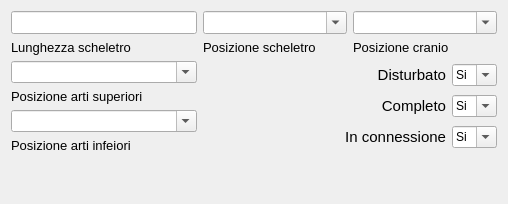
       <widget class="QWidget" name="tab_2">
        <attribute name="title">
         <string>Resti osteologici</string>
        </attribute>
        <layout class="QGridLayout" name="gridLayout_15">
         <item row="0" column="0">
          <widget class="QLineEdit" name="lineEdit_lunghezza_scheletro">
           <property name="minimumSize">
            <size>
             <width>0</width>
             <height>22</height>
            </size>
           </property>
           <property name="font">
            <font>
             <pointsize>10</pointsize>
            </font>
           </property>
          </widget>
         </item>
         <item row="0" column="1">
          <widget class="QComboBox" name="comboBox_posizione_scheletro">
           <property name="font">
            <font>
             <pointsize>10</pointsize>
             <weight>75</weight>
             <bold>true</bold>
            </font>
           </property>
           <property name="editable">
            <bool>true</bool>
           </property>
           <item>
            <property name="text">
             <string/>
            </property>
           </item>
           <item>
            <property name="text">
             <string>Non determinabile</string>
            </property>
           </item>
           <item>
            <property name="text">
             <string>Supino</string>
            </property>
           </item>
           <item>
            <property name="text">
             <string>Prono</string>
            </property>
           </item>
           <item>
            <property name="text">
             <string>Posizione fetale</string>
            </property>
           </item>
           <item>
            <property name="text">
             <string>Su lato dx</string>
            </property>
           </item>
           <item>
            <property name="text">
             <string>Su lato sx</string>
            </property>
           </item>
          </widget>
         </item>
         <item row="0" column="2">
          <widget class="QComboBox" name="comboBox_posizione_cranio">
           <property name="font">
            <font>
             <pointsize>10</pointsize>
             <weight>75</weight>
             <bold>true</bold>
            </font>
           </property>
           <property name="editable">
            <bool>true</bool>
           </property>
           <item>
            <property name="text">
             <string/>
            </property>
           </item>
           <item>
            <property name="text">
             <string>Non determinabile</string>
            </property>
           </item>
           <item>
            <property name="text">
             <string>Nord</string>
            </property>
           </item>
           <item>
            <property name="text">
             <string>Est</string>
            </property>
           </item>
           <item>
            <property name="text">
             <string>Ovest</string>
            </property>
           </item>
           <item>
            <property name="text">
             <string>Sud</string>
            </property>
           </item>
           <item>
            <property name="text">
             <string>Nord-Est</string>
            </property>
           </item>
           <item>
            <property name="text">
             <string>Nord-Ovest</string>
            </property>
           </item>
           <item>
            <property name="text">
             <string>Sud-Est</string>
            </property>
           </item>
           <item>
            <property name="text">
             <string>Sud-Ovest</string>
            </property>
           </item>
          </widget>
         </item>
         <item row="1" column="0">
          <widget class="QLabel" name="label_33">
           <property name="font">
            <font>
             <pointsize>10</pointsize>
            </font>
           </property>
           <property name="text">
            <string>Lunghezza scheletro</string>
           </property>
          </widget>
         </item>
         <item row="1" column="1">
          <widget class="QLabel" name="label_37">
           <property name="font">
            <font>
             <pointsize>10</pointsize>
            </font>
           </property>
           <property name="text">
            <string>Posizione scheletro</string>
           </property>
          </widget>
         </item>
         <item row="1" column="2">
          <widget class="QLabel" name="label_86">
           <property name="font">
            <font>
             <pointsize>10</pointsize>
            </font>
           </property>
           <property name="text">
            <string>Posizione cranio</string>
           </property>
          </widget>
         </item>
         <item row="2" column="0">
          <widget class="QComboBox" name="comboBox_arti_superiori">
           <property name="editable">
            <bool>true</bool>
           </property>
           <item>
            <property name="text">
             <string/>
            </property>
           </item>
           <item>
            <property name="text">
             <string>Non determinabile</string>
            </property>
           </item>
           <item>
            <property name="text">
             <string>Braccia lungo il corpo</string>
            </property>
           </item>
           <item>
            <property name="text">
             <string>Braccia Incrociate sul petto</string>
            </property>
           </item>
           <item>
            <property name="text">
             <string>Braccia Incrociate sul bacino</string>
            </property>
           </item>
           <item>
            <property name="text">
             <string>Mani congiunte sul petto</string>
            </property>
           </item>
           <item>
            <property name="text">
             <string>Mani congiunte sul bacino  </string>
            </property>
           </item>
          </widget>
         </item>
         <item row="3" column="0">
          <widget class="QLabel" name="label_5">
           <property name="font">
            <font>
             <pointsize>10</pointsize>
            </font>
           </property>
           <property name="text">
            <string>Posizione arti superiori</string>
           </property>
          </widget>
         </item>
         <item row="4" column="0">
          <widget class="QComboBox" name="comboBox_arti_inferiori">
           <property name="editable">
            <bool>true</bool>
           </property>
           <item>
            <property name="text">
             <string/>
            </property>
           </item>
           <item>
            <property name="text">
             <string>Distesi</string>
            </property>
           </item>
           <item>
            <property name="text">
             <string>Incrociati</string>
            </property>
           </item>
           <item>
            <property name="text">
             <string>Asimmetrici</string>
            </property>
           </item>
           <item>
            <property name="text">
             <string>Non determinabile</string>
            </property>
           </item>
          </widget>
         </item>
         <item row="5" column="0">
          <widget class="QLabel" name="label_10">
           <property name="font">
            <font>
             <pointsize>10</pointsize>
            </font>
           </property>
           <property name="text">
            <string>Posizione arti infeiori</string>
           </property>
          </widget>
         </item>
         <item row="6" column="1">
          <spacer name="verticalSpacer">
           <property name="orientation">
            <enum>Qt::Vertical</enum>
           </property>
           <property name="sizeHint" stdset="0">
            <size>
             <width>20</width>
             <height>40</height>
            </size>
           </property>
          </spacer>
         </item>
         <item row="2" column="1" rowspan="4" colspan="2">
          <layout class="QGridLayout" name="gridLayout_12">
           <item row="0" column="0">
            <widget class="QLabel" name="label_11">
             <property name="font">
              <font>
               <pointsize>11</pointsize>
              </font>
             </property>
             <property name="text">
              <string>Disturbato</string>
             </property>
             <property name="alignment">
              <set>Qt::AlignRight|Qt::AlignTrailing|Qt::AlignVCenter</set>
             </property>
            </widget>
           </item>
           <item row="0" column="1">
            <widget class="QComboBox" name="comboBox_disturbato">
             <property name="minimumSize">
              <size>
               <width>45</width>
               <height>0</height>
              </size>
             </property>
             <property name="maximumSize">
              <size>
               <width>20</width>
               <height>16777215</height>
              </size>
             </property>
             <property name="editable">
              <bool>true</bool>
             </property>
             <item>
              <property name="text">
               <string>Si</string>
              </property>
             </item>
             <item>
              <property name="text">
               <string>No</string>
              </property>
             </item>
             <item>
              <property name="text">
               <string/>
              </property>
             </item>
            </widget>
           </item>
           <item row="1" column="0">
            <widget class="QLabel" name="label_12">
             <property name="font">
              <font>
               <pointsize>11</pointsize>
              </font>
             </property>
             <property name="text">
              <string>Completo</string>
             </property>
             <property name="alignment">
              <set>Qt::AlignRight|Qt::AlignTrailing|Qt::AlignVCenter</set>
             </property>
            </widget>
           </item>
           <item row="1" column="1">
            <widget class="QComboBox" name="comboBox_completo">
             <property name="minimumSize">
              <size>
               <width>45</width>
               <height>0</height>
              </size>
             </property>
             <property name="maximumSize">
              <size>
               <width>20</width>
               <height>16777215</height>
              </size>
             </property>
             <property name="editable">
              <bool>true</bool>
             </property>
             <item>
              <property name="text">
               <string>Si</string>
              </property>
             </item>
             <item>
              <property name="text">
               <string>No</string>
              </property>
             </item>
             <item>
              <property name="text">
               <string/>
              </property>
             </item>
            </widget>
           </item>
           <item row="2" column="0">
            <widget class="QLabel" name="label_14">
             <property name="font">
              <font>
               <pointsize>11</pointsize>
              </font>
             </property>
             <property name="text">
              <string>In connessione</string>
             </property>
             <property name="alignment">
              <set>Qt::AlignRight|Qt::AlignTrailing|Qt::AlignVCenter</set>
             </property>
            </widget>
           </item>
           <item row="2" column="1">
            <widget class="QComboBox" name="comboBox_in_connessione">
             <property name="minimumSize">
              <size>
               <width>45</width>
               <height>0</height>
              </size>
             </property>
             <property name="maximumSize">
              <size>
               <width>20</width>
               <height>16777215</height>
              </size>
             </property>
             <property name="editable">
              <bool>true</bool>
             </property>
             <property name="frame">
              <bool>true</bool>
             </property>
             <item>
              <property name="text">
               <string>Si</string>
              </property>
             </item>
             <item>
              <property name="text">
               <string>No</string>
              </property>
             </item>
             <item>
              <property name="text">
               <string/>
              </property>
             </item>
            </widget>
           </item>
          </layout>
         </item>
        </layout>
       </widget>
